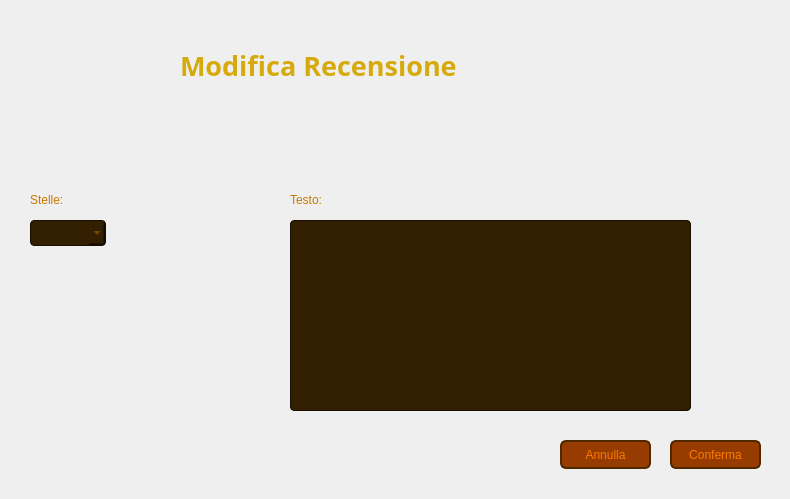
<?xml version="1.0" encoding="UTF-8"?>
<ui version="4.0">
 <class>VistaModificaRecensioneCliente</class>
 <widget class="QWidget" name="VistaModificaRecensioneCliente">
  <property name="geometry">
   <rect>
    <x>0</x>
    <y>0</y>
    <width>790</width>
    <height>499</height>
   </rect>
  </property>
  <property name="windowTitle">
   <string>Modifica Recensione - CineMax</string>
  </property>
  <widget class="QLabel" name="Sfondo">
   <property name="geometry">
    <rect>
     <x>0</x>
     <y>0</y>
     <width>791</width>
     <height>501</height>
    </rect>
   </property>
   <property name="font">
    <font>
     <family>Segoe UI</family>
    </font>
   </property>
   <property name="styleSheet">
    <string notr="true">QLabel {
    background: qlineargradient(
        x1: 0, y1: 1,
        x2: 0, y2: 0,
		stop: 0 #211400,
        stop: 1 #7D4B00
    );
}</string>
   </property>
   <property name="text">
    <string/>
   </property>
  </widget>
  <widget class="QLabel" name="labelTitolo">
   <property name="geometry">
    <rect>
     <x>180</x>
     <y>30</y>
     <width>391</width>
     <height>71</height>
    </rect>
   </property>
   <property name="font">
    <font>
     <family>Segoe UI Variable</family>
     <pointsize>20</pointsize>
     <bold>true</bold>
    </font>
   </property>
   <property name="styleSheet">
    <string notr="true">QLabel {
    color: #D7AA0C;
}</string>
   </property>
   <property name="text">
    <string>Modifica Recensione</string>
   </property>
   <property name="alignment">
    <set>Qt::AlignmentFlag::AlignLeading|Qt::AlignmentFlag::AlignLeft|Qt::AlignmentFlag::AlignVCenter</set>
   </property>
  </widget>
  <widget class="QLabel" name="labelTipo">
   <property name="geometry">
    <rect>
     <x>30</x>
     <y>190</y>
     <width>81</width>
     <height>20</height>
    </rect>
   </property>
   <property name="styleSheet">
    <string notr="true">QLabel {
    color: #C87800;
}</string>
   </property>
   <property name="text">
    <string>Stelle:</string>
   </property>
   <property name="alignment">
    <set>Qt::AlignmentFlag::AlignLeading|Qt::AlignmentFlag::AlignLeft|Qt::AlignmentFlag::AlignVCenter</set>
   </property>
  </widget>
  <widget class="QLabel" name="labelProfiloCliente">
   <property name="geometry">
    <rect>
     <x>40</x>
     <y>40</y>
     <width>121</width>
     <height>121</height>
    </rect>
   </property>
   <property name="text">
    <string/>
   </property>
   <property name="pixmap">
    <pixmap>Viste/Immagini/RecensioneIconCliente.png</pixmap>
   </property>
   <property name="scaledContents">
    <bool>true</bool>
   </property>
  </widget>
  <widget class="QLabel" name="labelTesto">
   <property name="geometry">
    <rect>
     <x>290</x>
     <y>190</y>
     <width>71</width>
     <height>20</height>
    </rect>
   </property>
   <property name="styleSheet">
    <string notr="true">QLabel {
    color: #C87800;
}</string>
   </property>
   <property name="text">
    <string>Testo:</string>
   </property>
   <property name="alignment">
    <set>Qt::AlignmentFlag::AlignLeading|Qt::AlignmentFlag::AlignLeft|Qt::AlignmentFlag::AlignVCenter</set>
   </property>
  </widget>
  <widget class="QPushButton" name="pushButtonConferma">
   <property name="geometry">
    <rect>
     <x>670</x>
     <y>440</y>
     <width>91</width>
     <height>29</height>
    </rect>
   </property>
   <property name="styleSheet">
    <string notr="true">QPushButton {
    background-color: #963C00;
    color: #FF7800;
    border: 2px solid #502800;
    border-radius: 6px;
}

QPushButton:focus {
    outline: none;
}

QPushButton:hover {
    background-color: #C86400;
}
</string>
   </property>
   <property name="text">
    <string>Conferma</string>
   </property>
  </widget>
  <widget class="QPushButton" name="pushButtonAnnulla">
   <property name="geometry">
    <rect>
     <x>560</x>
     <y>440</y>
     <width>91</width>
     <height>29</height>
    </rect>
   </property>
   <property name="styleSheet">
    <string notr="true">QPushButton {
    background-color: #963C00;
    color: #FF7800;
    border: 2px solid #502800;
    border-radius: 6px;
}

QPushButton:focus {
    outline: none;
}

QPushButton:hover {
    background-color: #C86400;
}
</string>
   </property>
   <property name="text">
    <string>Annulla</string>
   </property>
  </widget>
  <widget class="QComboBox" name="comboBoxStelle">
   <property name="geometry">
    <rect>
     <x>30</x>
     <y>220</y>
     <width>76</width>
     <height>26</height>
    </rect>
   </property>
   <property name="styleSheet">
    <string notr="true">QComboBox {
    background-color: #321E00;
    color: #965A00;
    border: 1px solid #190E00;
    border-radius: 4px;
}

QComboBox QAbstractItemView {
    background-color: #321E00;
        color: #965A00;
    border: 1px solid #190E00;
        border-radius: 4px;
    selection-background-color: #C86400;
}

QComboBox QAbstractItemView::item:hover {
    background-color: #C86400;
}</string>
   </property>
  </widget>
  <widget class="QTextEdit" name="textEditTesto">
   <property name="geometry">
    <rect>
     <x>290</x>
     <y>220</y>
     <width>401</width>
     <height>191</height>
    </rect>
   </property>
   <property name="styleSheet">
    <string notr="true">QTextEdit {
    background-color: #321E00;
    color: #965A00;
    border: 1px solid #190E00;
    border-radius: 4px;
}

QTextEdit QScrollBar:vertical {
        background: #B46E00;
        border: 2px solid #190E00;
        border-radius: 4px;
        width: 21px;
        margin: 5px;
}

QTextEdit QScrollBar::handle:vertical {
	background: #965A00;
    min-height: 20px;
    border-radius: 4px;
}

QTextEdit QScrollBar::handle:vertical:hover {
     background: #C86400;
}

QTextEdit QScrollBar::add-line:vertical, QScrollBar::sub-line:vertical {
	background: none;
    border: none;
}</string>
   </property>
  </widget>
  <widget class="QLabel" name="labelErroreStelle">
   <property name="geometry">
    <rect>
     <x>30</x>
     <y>250</y>
     <width>141</width>
     <height>20</height>
    </rect>
   </property>
   <property name="styleSheet">
    <string notr="true">QLabel {
    color: #FFFF00;
}</string>
   </property>
   <property name="text">
    <string/>
   </property>
   <property name="scaledContents">
    <bool>false</bool>
   </property>
  </widget>
  <widget class="QLabel" name="labelErroreTesto">
   <property name="geometry">
    <rect>
     <x>290</x>
     <y>410</y>
     <width>191</width>
     <height>20</height>
    </rect>
   </property>
   <property name="styleSheet">
    <string notr="true">QLabel {
    color: #FFFF00;
}</string>
   </property>
   <property name="text">
    <string/>
   </property>
   <property name="scaledContents">
    <bool>false</bool>
   </property>
  </widget>
 </widget>
 <resources/>
 <connections/>
</ui>
